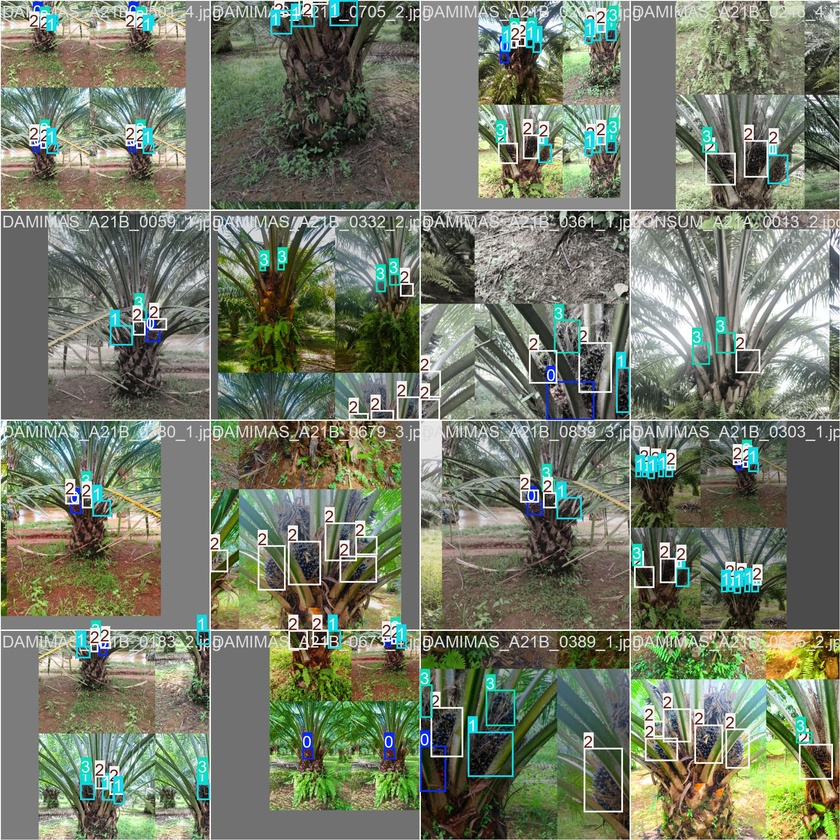
#> input picture test_run/test/train_batch0.jpg, 840 x 840 px, shrunk from 1920 x 1920 before the run
$ python -i lab_preprocessing.py   (imports and definitions only)
#> lines starting #> are read from the running program, lines starting #| are printed output that depends on the picture
#> in process_image, image_bgr is the input picture: shape (840, 840, 3); mean B, G, R 105.5, 123.6, 116.4
"""
L*a*b* Color Space Preprocessing for Oil Palm Maturity Detection
Implementation for YOLO training and inference

Following Idea #8 from BREAKTHROUGH_IDEAS.md
Reference: León et al., 2006; Septiarini et al., 2021 (98.3% accuracy)

Key insight:
- a* channel directly encodes red-green axis
- B2 (black-to-red transition) = positive a* values
- B3 (pure black) = near-zero a*
"""

import cv2
import numpy as np
from pathlib import Path
import multiprocessing as mp
from functools import partial
import argparse


def rgb_to_lab(image_rgb):
    """
    Convert RGB image to CIE L*a*b* color space.

    Args:
        image_rgb: numpy array (H, W, 3) in RGB format

    Returns:
        lab_image: numpy array (H, W, 3) in L*a*b* format
        - L: Lightness (0-100)
        - a: Green-Red axis (-128 to +127)
        - b: Blue-Yellow axis (-128 to +127)
    """
    # OpenCV uses BGR by default, so we need careful conversion
    if image_rgb.dtype != np.uint8:
        image_rgb = (image_rgb * 255).astype(np.uint8) if image_rgb.max() <= 1.0 else image_rgb.astype(np.uint8)

    # Convert RGB to BGR (OpenCV format)
    image_bgr = cv2.cvtColor(image_rgb, cv2.COLOR_RGB2BGR)

    # Convert BGR to L*a*b*
    lab_image = cv2.cvtColor(image_bgr, cv2.COLOR_BGR2LAB)
#> lab_image: shape (840, 840, 3); mean of channels 0, 1, 2 128.1, 122.9, 137.2

    return lab_image


def rgb_to_lab_normalized(image_rgb):
    """
    Convert RGB to L*a*b* with normalized channels for neural network input.

    Normalization:
    - L: [0, 100] → [0, 1]
    - a: [-128, 127] → [0, 1]
    - b: [-128, 127] → [0, 1]

    Returns normalized L*a*b* image ready for YOLO input.
    """
    lab = rgb_to_lab(image_rgb)

    # Normalize each channel
    L_norm = lab[:, :, 0] / 100.0  # L: 0-100 → 0-1
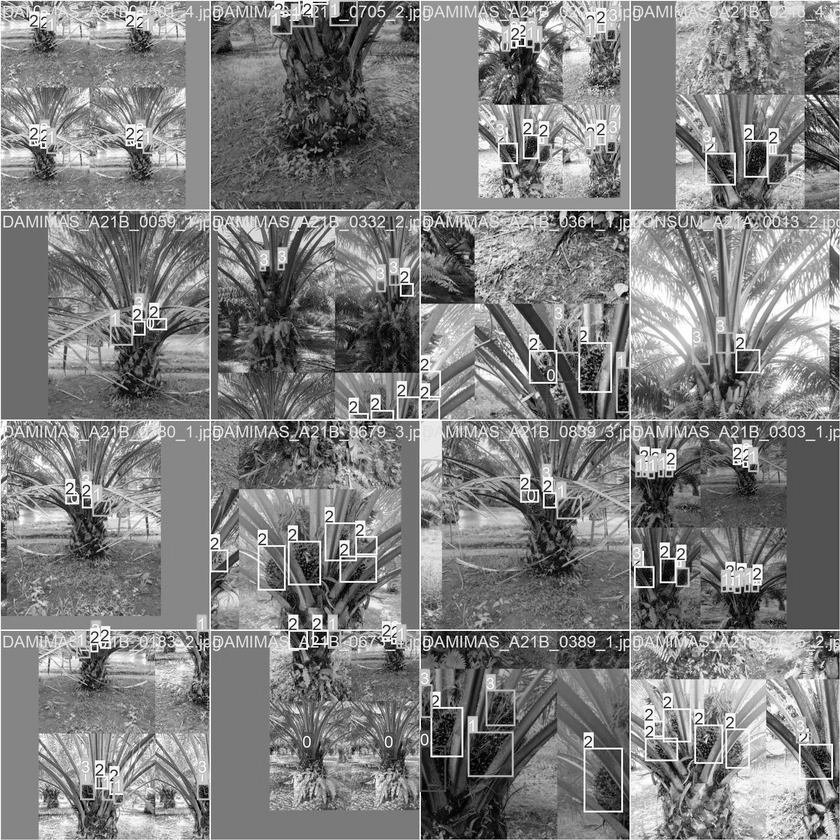
#> L_norm: shape (840, 840) float64; min 0, max 2.55, mean 1.28; drawn with min black and max white
    a_norm = (lab[:, :, 1] + 128) / 255.0  # a: -128-127 → 0-1
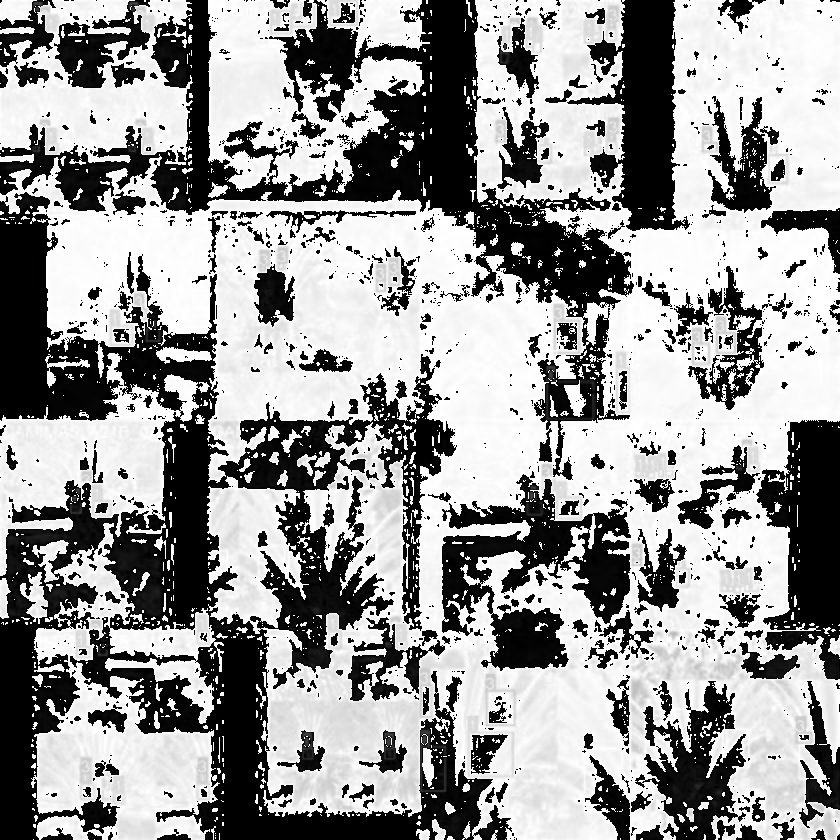
#> a_norm: shape (840, 840) float64; min 0, max 1, mean 0.596
    b_norm = (lab[:, :, 2] + 128) / 255.0  # b: -128-127 → 0-1
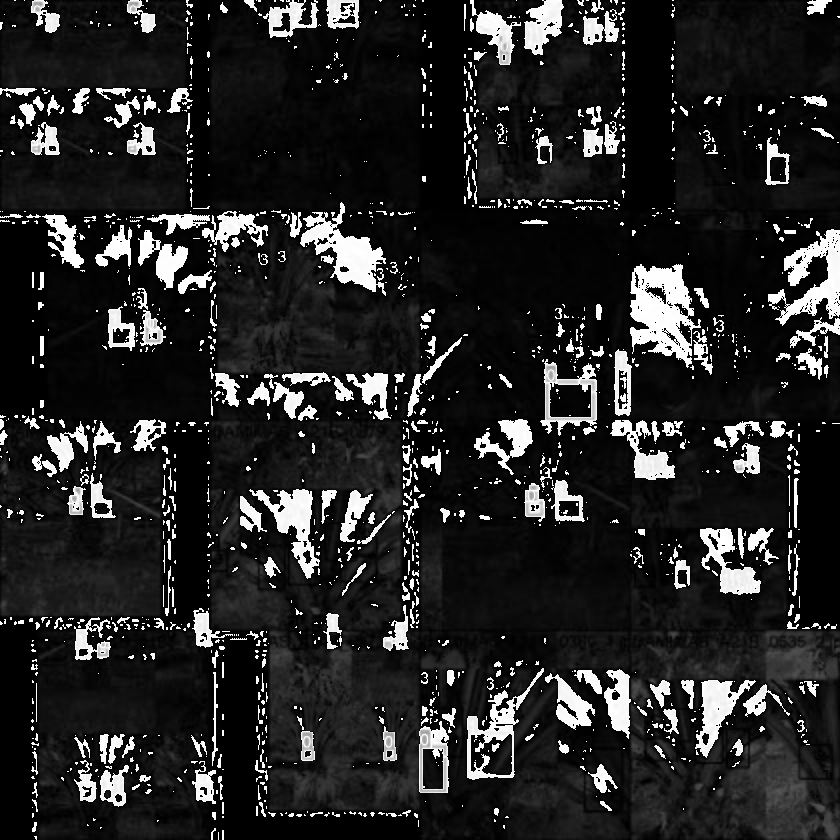
#> b_norm: shape (840, 840) float64; min 0, max 1, mean 0.149

    # Stack back
    lab_normalized = np.stack([L_norm, a_norm, b_norm], axis=-1)
#> lab_normalized: shape (840, 840, 3) float64; mean of channels 0, 1, 2 1.28, 0.596, 0.149

    return lab_normalized


# [52 lines left out: function create_multichannel_input, not called in this run]


def process_image(image_path, output_dir, color_space='lab', include_redness=True):
    """
    Process a single image and save in specified color space.

    Args:
        image_path: Path to input image
        output_dir: Directory for output
        color_space: 'lab', 'rgb_lab', or 'multichannel'
        include_redness: Whether to include redness index
    """
    try:
        # Read image
        image_bgr = cv2.imread(str(image_path))
        if image_bgr is None:
            return False, f"Failed to read {image_path}"

        # Convert BGR to RGB
        image_rgb = cv2.cvtColor(image_bgr, cv2.COLOR_BGR2RGB)

        # Process based on color space
        if color_space == 'lab':
            # Pure L*a*b* (3 channels)
            output = rgb_to_lab_normalized(image_rgb)
        elif color_space == 'rgb_lab':
            # RGB + L*a*b* (6 channels)
            lab = rgb_to_lab_normalized(image_rgb)
            rgb_norm = image_rgb / 255.0
            output = np.concatenate([rgb_norm, lab], axis=-1)
        elif color_space == 'multichannel':
            # Full multi-channel (6 or 7 channels)
            output = create_multichannel_input(image_rgb, include_redness)
        else:
            return False, f"Unknown color space: {color_space}"

        # Save as numpy array (compressed)
        output_path = Path(output_dir) / f"{Path(image_path).stem}.npy"
        np.save(output_path, output)

        return True, None
    except Exception as e:
        return False, str(e)


# [144 lines left out: functions preprocess_dataset, demonstrate_lab_channels, visualize_lab_analysis, not called in this run]


# [2 lines not run here, left out]

>>> result = process_image('../test_run/test/train_batch0.jpg', 'out.png')

$ run again, on test_run/test/train_batch2.jpg
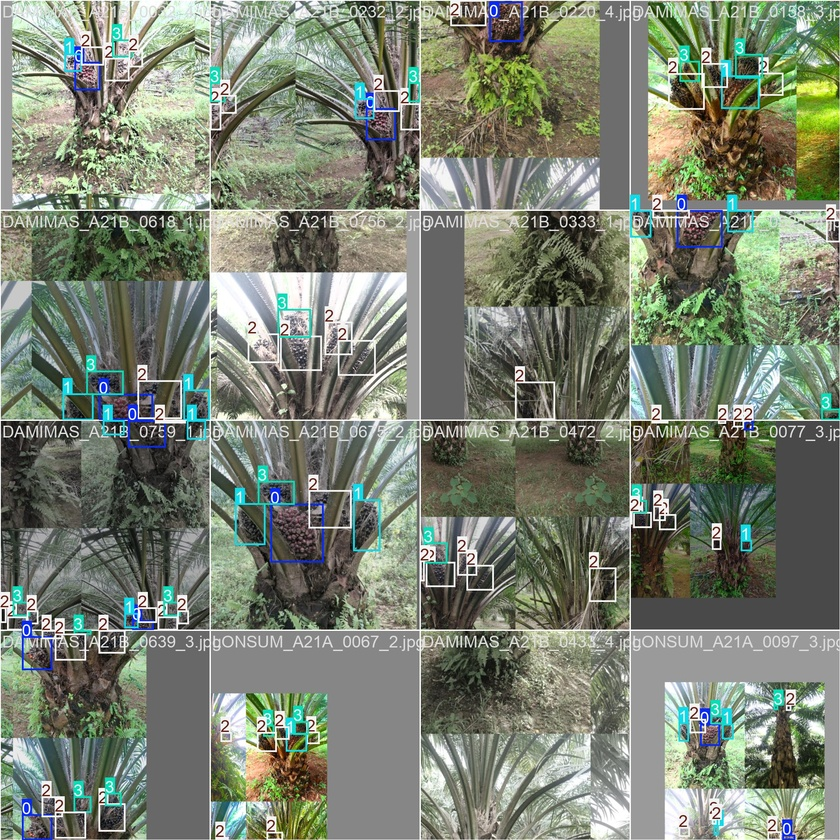
#> input picture test_run/test/train_batch2.jpg, 840 x 840 px, shrunk from 1920 x 1920 before the run
#> in process_image, image_bgr is the input picture: shape (840, 840, 3); mean B, G, R 114.3, 129.5, 121.9
#> lab_image: shape (840, 840, 3); mean of channels 0, 1, 2 133.9, 123, 135.5
#> in rgb_to_lab_normalized, `a_norm = (lab[:, :, 1] + 128) / 255.0`:
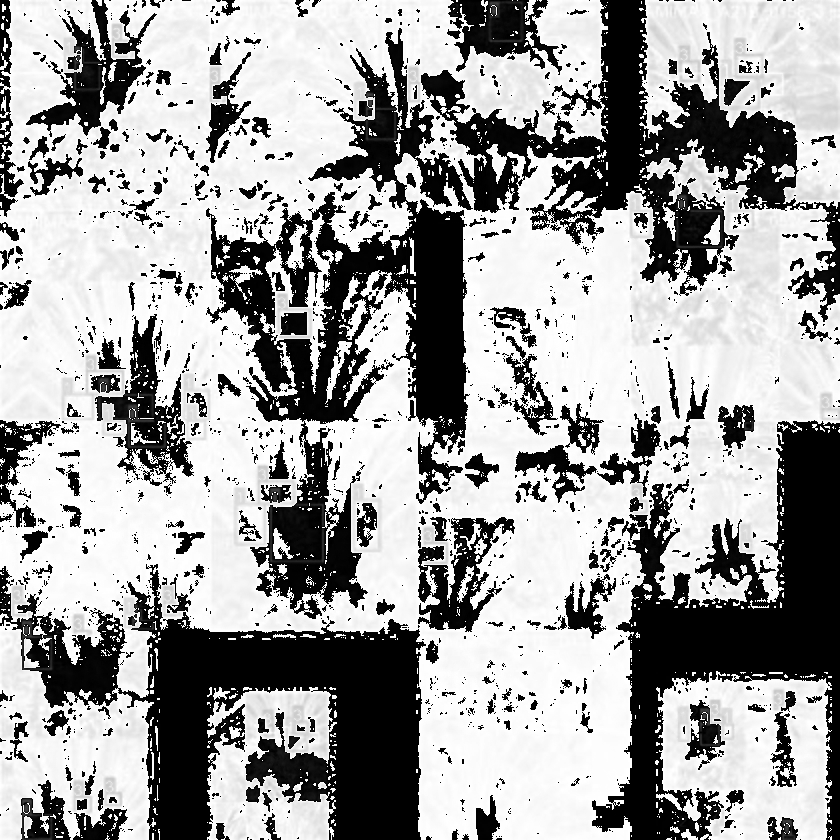
#> a_norm: shape (840, 840) float64; min 0, max 1, mean 0.633
#> in rgb_to_lab_normalized, `b_norm = (lab[:, :, 2] + 128) / 255.0`:
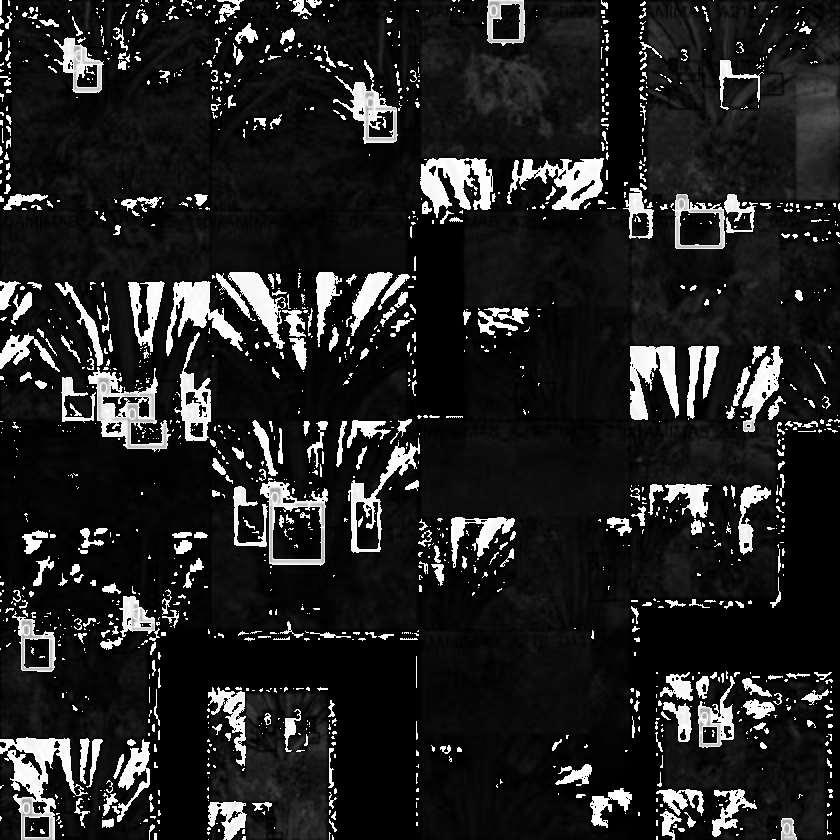
#> b_norm: shape (840, 840) float64; min 0, max 1, mean 0.137
#> lab_normalized: shape (840, 840, 3) float64; mean of channels 0, 1, 2 1.34, 0.633, 0.137
